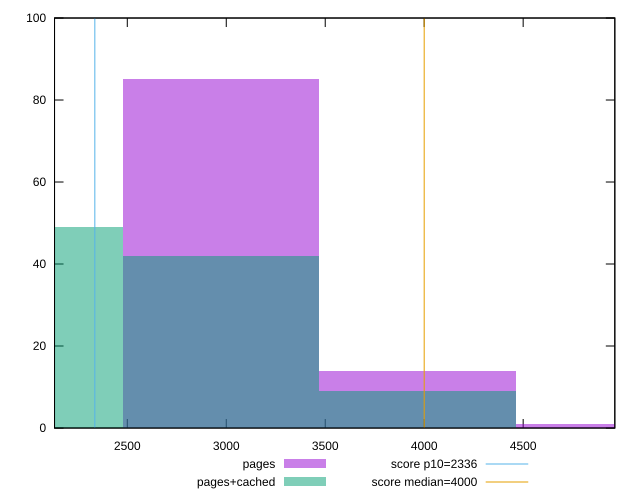

The gnuplot source for this figure:
reset

$pages <<EOF
2974.917263642386 85
4958.195439403977 1
3966.556351523181 14
EOF

$pagesCached <<EOF
3966.556351523181 9
2974.917263642386 42
1983.2781757615905 49
EOF

set key outside below
set boxwidth 991.6390878807953
set xrange [2132.3865:4963.0915]
set yrange [0:100]
set trange [0:100]
set style fill transparent solid 0.5 noborder

set parametric
set terminal svg size 640, 500 enhanced background rgb 'white'
set output "report_00013_2021-02-09T12-04-24.940Z/first-meaningful-paint/comparison/histogram/0_vs_1.svg"

plot $pages title "pages" with boxes, \
     $pagesCached title "pages+cached" with boxes, \
     2336,t title "score p10=2336", \
     4000,t title "score median=4000"

reset
